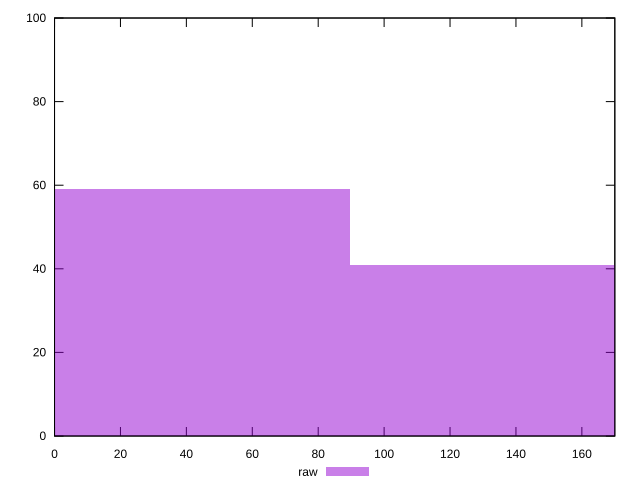

The gnuplot source for this figure:
reset

$raw <<EOF
0 59
179.5700303500697 41
EOF

set key outside below
set boxwidth 179.5700303500697
set xrange [0:170]
set yrange [0:100]
set trange [0:100]
set style fill transparent solid 0.5 noborder
set terminal svg size 640, 490 enhanced background rgb 'white'
set output "report_00018_2021-02-10T15-25-16.877Z/unused-css-rules/samples/pages+cached/raw/histogram.svg"

plot $raw title "raw" with boxes

reset
